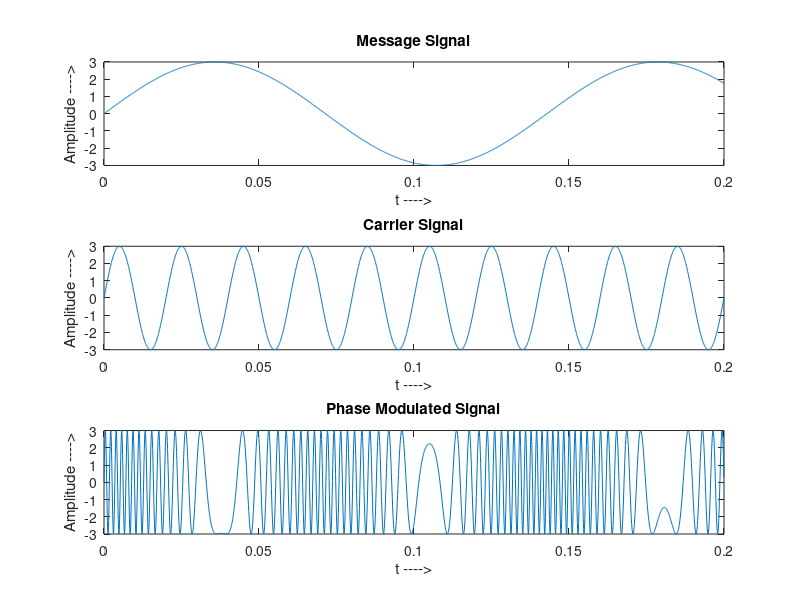

Reproduce this figure in MATLAB.
%Phase Modulation
clc;
t = 0: 0.0001: .2;
Vm = 3; 
Vc = 3; 
fm = 7; 
fc = 50; 
m = 25; 
v = Vm*sin(2*pi*fm*t);
subplot(3,1,1);
plot(t,v);
xlabel('t ---->');ylabel('Amplitude ---->');
title('Message Signal');
c = Vc*sin(2*pi*fc*t);
subplot(3,1,2);
plot(t,c);
xlabel('t ---->');ylabel('Amplitude ---->');
title('Carrier Signal');
p = Vc*sin((2*pi*fc*t) +( m.* v));
subplot(3,1,3);
plot(t,p);
title('Phase Modulated Signal');
xlabel('t ---->');ylabel('Amplitude ---->');